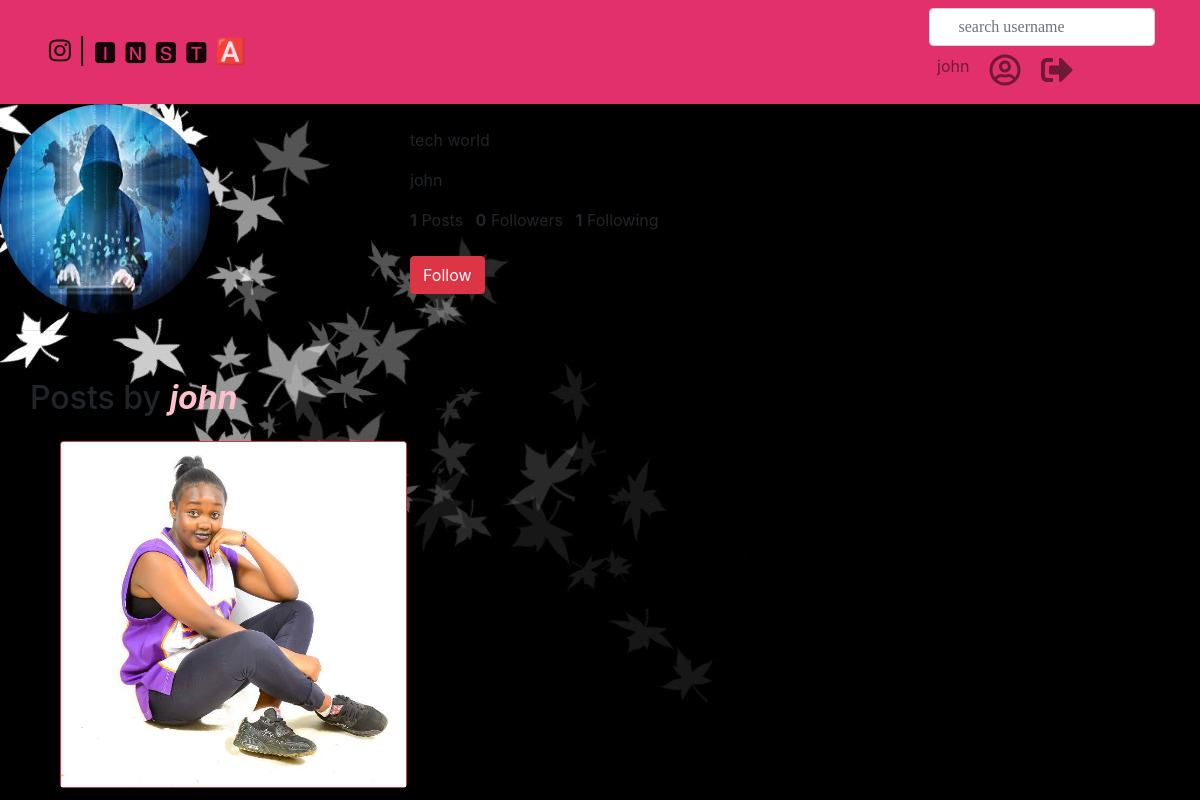
Page /all/4 (signed in) on the earlier database version.
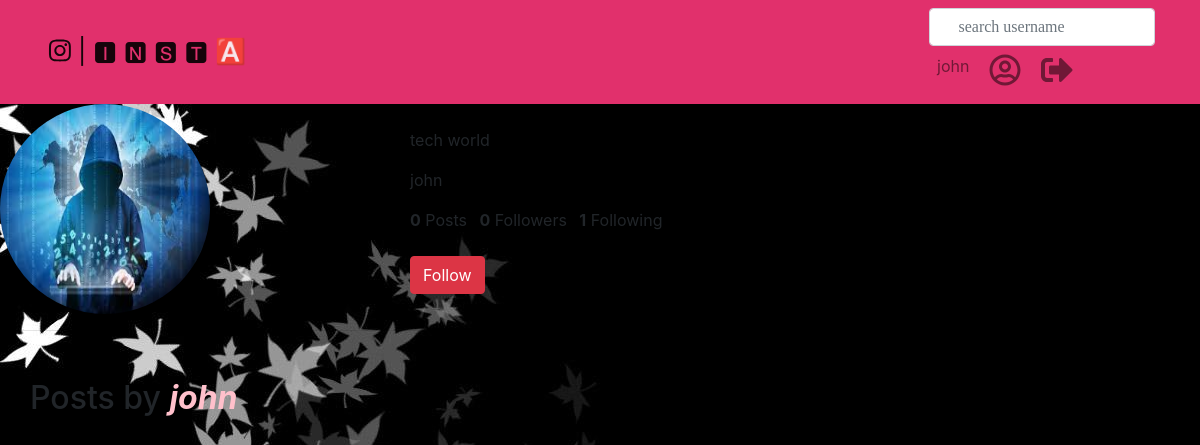
Same page on the later database version.
### photoapp/models.py (models this page shows, shortened)
class Image(models.Model):
    posted_by = models.ForeignKey(User, null=True)
    profile = models.ForeignKey(Profile, on_delete=models.CASCADE,null=True)
    insta_image = models.ImageField(upload_to='picha/',null=True)
    caption = models.TextField(null=True)
    likes = models.PositiveIntegerField(default=0)

### photoapp/views.py (the view)
# urls.py: url(r'^all/(?P<pk>\d+)', views.all, name='all'),
@login_required(login_url='/accounts/login/')
def all(request, pk):
    profile = Profile.objects.get(pk=pk)
    images = Image.objects.all().filter(posted_by_id=pk)
    content = {
        "profile": profile,
        'images': images,
    }
    return render(request, 'all.html', content)

### photoapp/templates/all.html (shortened to what this page needs)
{%extends 'base.html'%}
{% block content %}
{% load bootstrap4 %}
<div class="row">
  <div class="col-md-12">
    <div class="row">
      <div class="col-md-4">
        <img src="{{profile.profile_photo.url}}" alt="profile-photo" class="img-fluid-circle" style="border-radius: 55%;height:210px;width: 210px;">
      </div>
      <div class="col-md-5 text-left">
        <br>
        <p class="font">{{profile.bio}}</p>
        <p class="font">{{profile.user}}</p>
        <ul class="list-inline">
          <li class="list-inline-item">
            <span class="font-weight-bold">{{images|length}}</span> Posts
          </li>
          <li class="list-inline-item">
            <span class="font-weight-bold">{{profile.user.follow.all | length}}</span> Followers
          </li>
          <li class="list-inline-item">
            <span class="font-weight-bold">{{profile.user.c_user.all | length}}</span> Following
          </li><br><br>
          <li class="list-inline-item">
            <a href="#" class="btn btn-danger">Follow</a>
          </li>
        </ul>
      </div>
    </div>
  </div>
</div>
<hr>
<div class="container mt-5">
  <div class="row">
    <h2><p>Posts by <strong><em style="color:pink">{{profile.user}}</em></strong></p></h2>
  </div>
  <div class="container">
  <div class="card-columns">
    {% for image in images %}
    <div class="card border-danger">
      <img class="card-img-top" class="img-responsive" src="{{image.insta_image.url}}" size="100px200">
    </div>
    {%endfor%}
  </div>
</div>
  </div>
{% endblock %}

Differences in the rows shown:
removed Image: insta_image (picture)
Other differences:
{{ images|length }}: "1" → "0"
